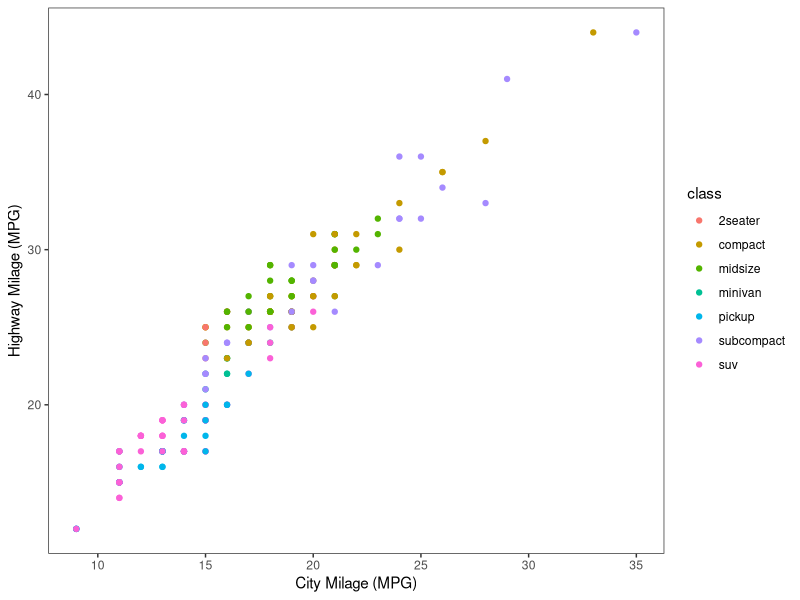
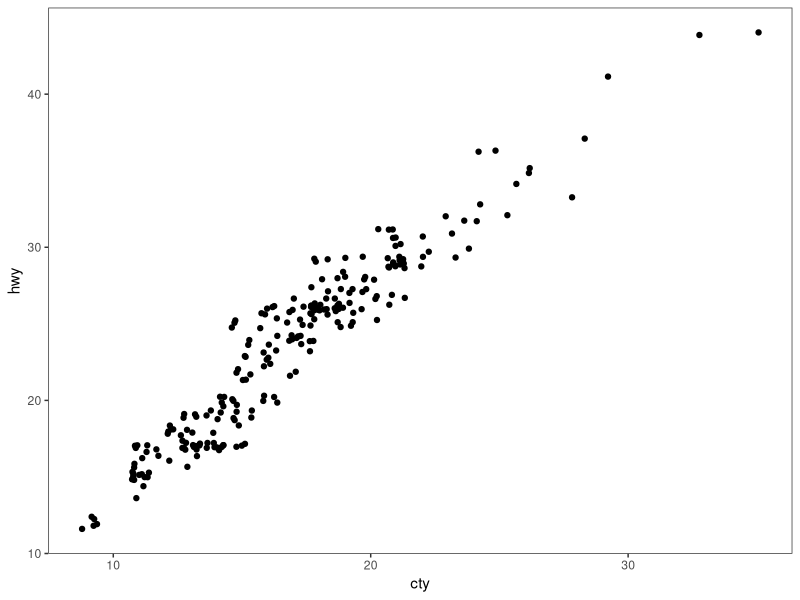
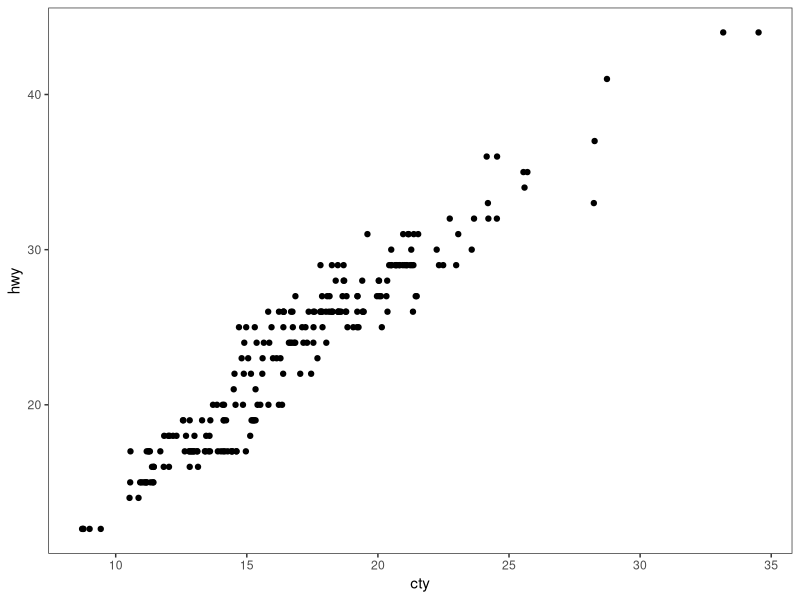
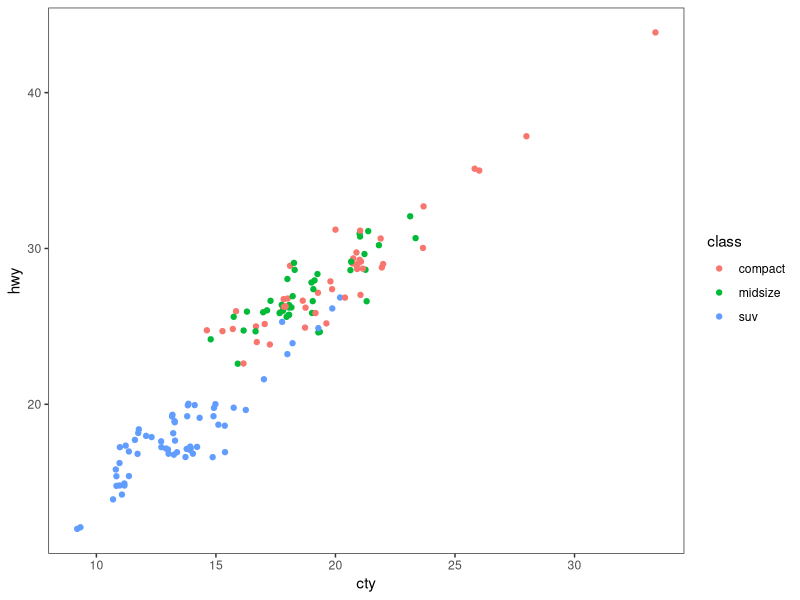
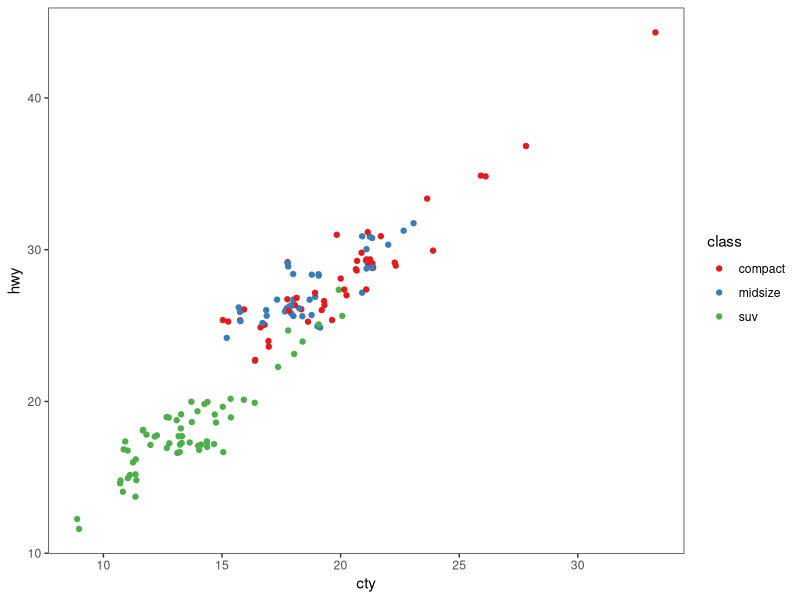
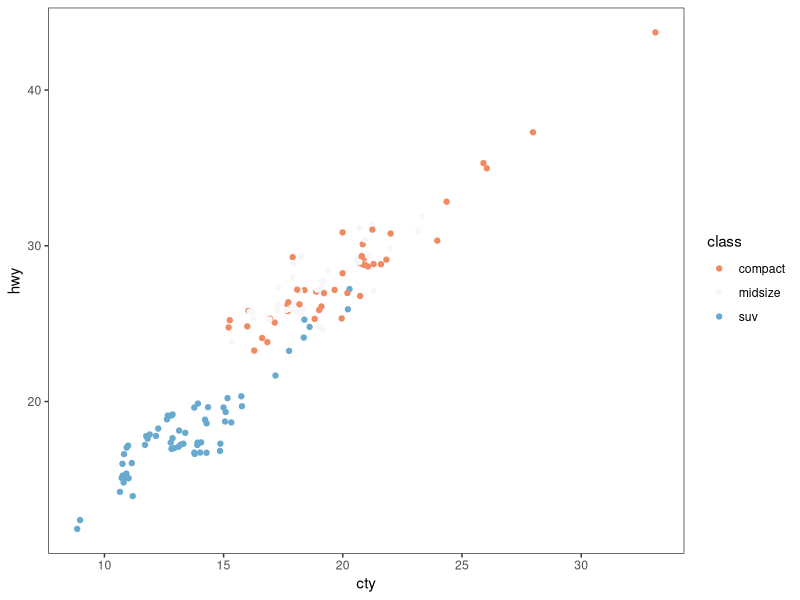
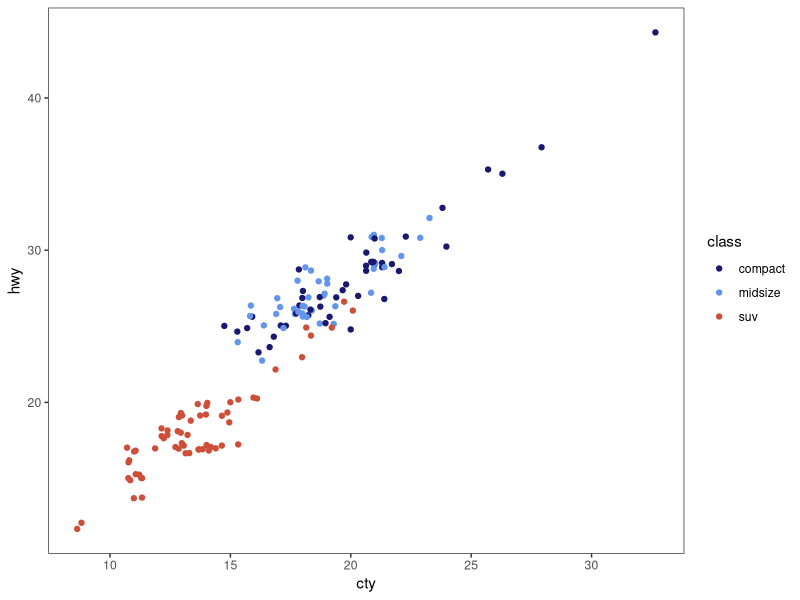
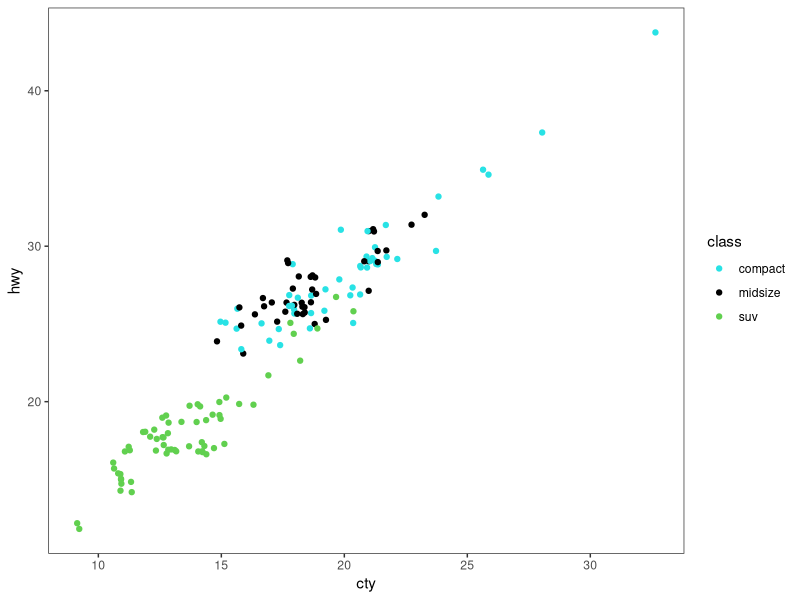

These charts were generated, in order, by the following R code: (Note: this script raises an error after producing the figures.)
# ---------------------------------------------------------- #
#### MODULE 3: Plot even more data!                       ####               
# ---------------------------------------------------------- #

## OBJECTIVE:
# 1. To develop a "grammar of graphics".
# 2. To become comfortable using ggplot2 for exploratory data visualization.


# ---------------------------------------------------------- #
#### SET UP:                                              ####
# ---------------------------------------------------------- #
# REMINDER: In RStudio, open the Rproject for our course (UNCG_DataWrangling), 
# pull any changes from GitHub, and navigate to the branch you created for 
# yourself (just a single branch for the whole semester) in RStudio's Git tab.
# Open this week's assignment in this new branch to complete and submit on GitHub.
# Ideally, you'll commit your answers a bit at a time as you work through
# this assignment, rather than committing all at once at the end.

# Reminder of some helpful resources for graphing in R:
# ggplot Cookbook: http://www.cookbook-r.com/Graphs/
# Official ggplot2 Book: https://ggplot2-book.org/
# Themes in ggplot2: https://ggplot2-book.org/polishing.html#themes

# In ggplot2, aesthetic means “something you can see”. Each aesthetic is a
# mapping between a visual cue and a variable.
# Examples include:
# position (i.e., on the x and y axes)
# color (“outside” color)
# fill (“inside” color)
# shape (of points)
# line type
# size

# Each type of geometric object (geom) accepts only a subset of all aesthetics.
# Refer to the geom help pages to see what mappings each geom accepts. Aesthetic
# mappings are set with the aes() function.

# TASK: We will be using the ggplot2 package for graphing. Fortunately, ggplot2 
# is nested within the tidyverse package (along with many others).
# Start by writing code to load the tidyverse library.
# HINT: see the end of assignment #1 if you forgot how to load a package.
library(tidyverse)

# TASK: Write code below to set your theme to black and white and both your major
# AND minor gridlines to element_blank for all plots you'll be making today.
# HINT: Check back to last week's assignment section 1.9 for setting themes for
# all plots.
theme_set(theme_bw())
theme_update(panel.grid.major=element_blank(),
          panel.grid.minor=element_blank())

# ---------------------------------------------------------- #
#### 1.0 CORRELATION                                      ####
# ---------------------------------------------------------- #

# We learned how to make correlations last week, but it never hurts to get
# more practice! Let's start by using a data set built into ggplot2.
# The mpg dataset looks at the gas efficiency of different cars. Run the following
# code to load the data:
data(mpg, package = "ggplot2")

# TASK: Create a scatterplot (i.e., a dot plot) to relate city and highway mileage.
# Color the points by the class of car (class column) and label the x and y axis 
# to be more informative (City Mileage (MPG) vs Highway Mileage (MPG)).
# HINT: Refer back to last week's assignment or the ggplot help resources if you 
# forget how to make a scatterplot.
ggplot(mpg, aes(x = cty, y = hwy)) +
  geom_point(aes(color = class)) +
  xlab('City Milage (MPG)') +
  ylab('Highway Milage (MPG)')

# Looks alright, but the graph may be hiding some information...
# QUESTION: How many data points are in the mpg dataframe?
#234 data points

# QUESTION: Approximately how many dots are in the graph you just made? How does
# that compare to the number of observations in the dataframe?
#maybe 60-70 points on the graph, much less than in the dataframe

# Try another correlation-focused geom that addresses this problem by running
# the following code:
ggplot(data=mpg, aes(x=cty, y=hwy)) + 
  geom_jitter()

# QUESTION: What happened when you created the plot with geom_jitter?
#all data points are present in the graph

# QUESTION: Run the code to create a plot using geom_jitter a second time. Then run it
# again and again. What happens each time? Why is this happening?
#the points move slightly everytime the code is ran

# TASK: The default in geom_jitter is to jitter (or slightly move) the points away
# from each other in both the x and y directions. Check the help file for geom_jitter
# and write code below to make a graph where you jitter points in only the x-dimension
# by 0.5.
ggplot(data=mpg, aes(x=cty, y=hwy)) + 
  geom_jitter(width = .5, height = 0)

# ---------------------------------------------------------- #
#### 1.1 DETOUR! COLORS, COLORS, COLORS                   ####
# ---------------------------------------------------------- #

# Our world is so colorful, and our graphs can be too! But we want to be mindful
# of our color choices to not only be beautiful, but also informative and accessible.

# TASK: Create a new dataframe that filters our mpg data down to only information
# for car classes compact, midsize, and suv using an %in% statement. Name your 
# new dataframe mpgSubset.
# HINT: Refer back to the Transform assignment if you want help with %in% (or 
# try googling!)
mpgSubset <- mpg %>% 
  filter(class %in% c('compact', 'midsize', 'suv'))

# ggplot has lots of nice (and some not so nice) built-in color palettes that we 
# can use to fill our bars with color. Try running the following code:
ggplot(data=mpgSubset, aes(x=cty, y=hwy, color=class)) +
  geom_jitter()

# The code above supplies us with ggplot's default color palette, which I find not
# so pleasing. Let's try to change this!

# We can add a statement specifying the scale of colors we would prefer. One way
# to do this is to use other pre-set palettes from ggplot. Run the code below to 
# ask ggplot to use the color brewer's palette called Set 1.
ggplot(data=mpgSubset, aes(x=cty, y=hwy, color=class)) +
  geom_jitter() +
  scale_color_brewer(palette="Set1")

# Alternatively, we could use the "RdBu" palette:
ggplot(data=mpgSubset, aes(x=cty, y=hwy, color=class)) +
  geom_jitter() +
  scale_color_brewer(palette="RdBu")

# QUESTION: Investigate the color brewer's range of palettes at this website: 
# https://r-graph-gallery.com/38-rcolorbrewers-palettes.html
# What do you notice about the colors chosen from each of the palettes that we
# used above? (i.e., does it use the first three colors in the palette? The last
# three? Some other combination?)
# it uses distant colors for eachother within the palette

# We could also pick out EXACTLY which colors we want for our figure. 
# There are 4 main ways to specify colors in R:
### by name
### by number
### by Hex code
### with the rgb() function

# By Name: R allows you to call more than 600 colors by name! Run the following
# code to see a list:
colors()

# We can put in the colors we chose for each variable by adding the 
# scale_color_manual() function to our plot. Try it out by running the following
# code:
ggplot(data=mpgSubset, aes(x=cty, y=hwy, color=class)) +
  geom_jitter() +
  scale_color_manual(values=c('midnightblue', 'cornflowerblue', 'tomato3'))


# You can also chose colors by number, which are assigned in R.

# TASK: Copy and paste the code to make our scatterplot and replace the color names
# with three numbers of your choice (between 1 and 657). How does your new figure look?
# HINT: remember to remove the quotation marks when calling numbers.
ggplot(data=mpgSubset, aes(x=cty, y=hwy, color=class)) +
  geom_jitter() +
  scale_color_manual(values=c(117, 305, 555))

# QUESTION: How do you think you could figure out which color name belongs to
# each color number?
# HINT: Try creating a dataframe from color() by passing it into the
# as.data.frame() function.
as.data.frame(color())

# You can also chose colors by Hex code. A Hex color code is a 6-symbol code made
# of up to three 2-symbol elements (6 symbols in length all together). Each of 
# the 2-symbol elements represents a color value in the Red-Green-Blue (RGB) color
# scale from 0 to 255. Hex codes are written with a # in front of them. Let's try
# out calling our colors using hex code.
ggplot(data=mpgSubset, aes(x=cty, y=hwy, color=class)) +
  geom_jitter() +
  scale_color_manual(values=c('#191970', '#6495ED', '#FF6347'))

# There are two great things about hex codes. First, you can call ANY color you 
# want with a hex code. That is, you're not limited to the 657 colors that are
# in ggplot. By specifying the color by hex code, you can pick literally anything!

# TASK: Google the search term "color picker". This should bring up google's color
# picker (in addition to a billion other color picking websites). Use this color
# picker to generate the hex codes for three new colors of your choice. Then copy
# and paste the above code, replacing the hex codes with your color choices.
ggplot(data=mpgSubset, aes(x=cty, y=hwy, color=class)) +
  geom_jitter() +
  scale_color_manual(values=c('#14D418', '#5994B0', '#E137E5'))

# The second great thing about hex codes is that you can control the transparency
# of your colors. Transparency is set in a hex code by adding two extra symbols
# to the end, which together make up the "alpha" element. Adding 00 to the end 
# of your hex code will make your color completely transparent, while adding FF 
# to the end will make it completely opaque. Any number/letters in-between will 
# result in partial transparency. You can find a complete list of transparencies
# between 0-100% here: https://gist.github.com/lopspower/03fb1cc0ac9f32ef38f4

# TASK: Try out transparency by copying and pasting your graph code below and
# adding the alpha element to the end of each of your hex codes to make your
# first color 0% transparent, your second color 50% transparent, and your third
# color 100% transparent.
ggplot(data=mpgSubset, aes(x=cty, y=hwy, color=class)) +
  geom_jitter() +
  scale_color_manual(values=c('#14D418FF', '#5994B080', '#E137E500'))

# QUESTION: What happened to the point that you set to 100% transparent?
#it disappeared

# Finally, we can set our colors using the rgb() function. This operates very
# similarly to the hex code, where you can pick exactly the color and transparency
# you want. Try it out by running the following code:
ggplot(data=mpgSubset, aes(x=cty, y=hwy, color=class)) +
  geom_jitter() +
  scale_color_manual(values=c(rgb(.10, .10, .44, .5), rgb(.39, .58, .93, .5), rgb(1.0, .39, .28, .5)))

# TASK: Modify the above code to make all of your points 50% transparent.
#4th value or rgb is opacity

# There are so many inventive and artistic people in the world who have expanded
# the offerings for colors in ggplot. Check out some notable ones listed below
# when choosing colors for this assignment.
### Color-blind friendly palettes: https://github.com/JLSteenwyk/ggpubfigs
### Color palettes from vintage National Parks posters: https://github.com/katiejolly/nationalparkcolors
### Color palettes based on Wes Anderson movies: https://github.com/karthik/wesanderson
### Color palettes from famous Dutch paintings: https://github.com/EdwinTh/dutchmasters


# ---------------------------------------------------------- #
#### 1.2 DETOUR! LEGENDS                                  ####
# ---------------------------------------------------------- #

# When you specify colors in your ggplot code, R throws in a bonus legend for free!
# However, this legend is often not as clear or visually appealing as we might 
# prefer. But as with all geometric objects in ggplot, legends can be easily altered.

# Run the following code to create a scatter plot. Feel free to modify the colors
# as you prefer!
ggplot(data=mpgSubset, aes(x=cty, y=hwy, color=class)) +
  geom_jitter()

# QUESTION: Where did ggplot get the legend title and values from?
#from the 'class' column in the mpg dataset

# We could change the title and values in our legend by altering the dataframe
# we are passing into ggplot. But that seems a bit drastic. Instead, we can 
# lean on the same code that specifies our color picks to alter the legend text.
# Try it out by running the following code:
ggplot(data=mpgSubset, aes(x=cty, y=hwy, color=class)) + #call dataset and set x/y variables and color by class
  geom_jitter() + #jitter/dot plot
  scale_color_manual(values=c('#FCBA03', '#380754', '#496916'), #set colors for classes
                     name='Class of Car', #title legend
                     breaks=c('suv', 'midsize', 'compact'), #set legend with correct points
                     labels=c('SUV', 'Midsize', 'Compact')) #rename legend contents


# TASK: Label each line of the code above with what it is doing.
# HINT: Check the scale_color_manual help file or ggplot Cookbook for more info.


# IMPORTANT: It is important to pay attention to the order you provide ggplot with 
# your color choices and legend labels! Try running the following code:
ggplot(data=mpgSubset, aes(x=cty, y=hwy, color=class)) + 
  geom_jitter() + 
  scale_color_manual(values=c('#FCBA03', '#380754', '#496916'), 
                     name='Class of Car', 
                     breaks=c('suv', 'midsize', 'compact'), 
                     labels=c('Compact', 'SUV', 'Midsize')) 


# QUESTION: What is wrong with the code above? Why is it so important to be
# careful with the order you pass information into ggplot?
#the graph shows SUVs getting better gas milage than compact cars which is generally incorrect. Its important to make sure your legend and data match up

# While changing the legend text and factor order takes place in the scale_color_manual
# step, moving the legend around on the graph page is part of the graph theme. We
# can try this out using the code below:
ggplot(data=mpgSubset, aes(x=cty, y=hwy, color=class)) + 
  geom_jitter() + 
  theme(legend.position='top')


# TASK: Modify the code above to have the legend display along the bottom of
# the figure.
ggplot(data=mpgSubset, aes(x=cty, y=hwy, color=class)) + 
  geom_jitter() + 
  theme(legend.position='bottom')

# We can also have the legend located within the area of the graph itself! We can 
# do this by specifying the coordinates for where the legend should go within the
# graph axes. First we set the legend position and then we set the anchoring 
# position by justifying the legend.
### bottom left: 0,0
### bottom right: 1,0
### top left: 0,1
### top right: 1,1

# Try it out by running the following code:
ggplot(data=mpgSubset, aes(x=cty, y=hwy, color=class)) + 
  geom_jitter() + 
  theme(legend.position=c(1,0), legend.justification=c(1,0))

# QUESTION: What happens if you don't include the code for legend justification
# above?
#the legend is only partially visible, going beyond the view of the graph

# TASK: Copy and paste the code from above. Modify it to place the legend in the
# upper left part of the graph.
ggplot(data=mpgSubset, aes(x=cty, y=hwy, color=class)) + 
  geom_jitter() + 
  theme(legend.position=c(0,1), legend.justification=c(0,1))

# Finally, we might want to remove the legend altogether! We would do so by
# modifying the theme as well. 

# TASK: Check the ggplot cookbook to find the legends section. Read what it says 
# about removing the legend. Then copy and paste the graph code from above. Modify
# the code to remove the legend.
ggplot(data=mpgSubset, aes(x=cty, y=hwy, color=class)) + 
  geom_jitter() + 
  theme(legend.position="none")

# ---------------------------------------------------------- #
#### 2.0 DEVIATION                                        ####
# ---------------------------------------------------------- #

# Used to compare variation in values between small number of items (or categories) 
# with respect to a fixed reference.

# Whether the graphical type is a deviation graph or a composition graph (or a 
# ranking graph) may depend on the underlying data structure.

# We used geom_bar() last week with factor data to create a bar graph. But
# geom_bar() is a bit tricky because it can make EITHER a bar graph or a histogram
# depending on the data you give it. The default of geom_bar() is to set stat to 
# count so if you give it just a continuous x value, it will make a histogram. Try
# it with the following code:
ggplot(data=mpg, aes(x=hwy)) + 
  geom_bar()

# In order to have the geom create bars and not a histogram, you must:
# 1) Set stat = identity
# 2) Provide both an x and a y inside the aes(), where x is either a character 
# or factor and y is numeric.

# TASK: Create a dataframe of summary statistics for the mpg data, calculating the
# mean, standard deviation, and standard error for highway mpg grouping by class.
# Name the resulting dataframe highwayMPG and your new variables hwy_mean, hwy_sd,
# and hwy_se.
# HINT: Look back at the Transform assignment if you forget how to summarize the
# data. Also recall, standard error = 1.96*standard deviation.


# TASK: Create a bar graph showing the average highway MPG on the y-axis and 
# car class on the x-axis. Fill the bars by class. Add in error bar caps that are 20%
# the width pf the bars.
# HINT: Don't forget to change stat from the default in your geom_bar() statement!


# ---------------------------------------------------------- #
#### 2.1 DETOUR! COLORS AND LEGENDS, AGAIN                ####
# ---------------------------------------------------------- #

# Recall that some geometric elements require fills instead of (or sometimes in
# addition to) colors.

# TASK: Create a bar graph with the mpg summary stats with the following parameters:
# (1) Black bar outline
# (2) Bars filled with the color brewer palette "Dark2" using the scale_fill_manual
#     statement
# (3) No legend
# (4) Informative x- and y-axis labels. 

# HINT: Carefully consider whether your color and/or fill should go within an aes() 
# statement, the scale_fill_manual or scale_color_manual statements, or neither.
# If in doubt, try a bunch of ways until it looks how we want it. And consult 
# your helpful ggplot resources on the web.


# ---------------------------------------------------------- #
#### 2.2 DETOUR! AXIS MODIFICATIONS                       ####
# ---------------------------------------------------------- #

# Run the following code, feeling free to modify colors as you prefer:
ggplot(data=highwayMPG, aes(x=class, y=hwy_mean, fill=class)) +
  geom_bar(stat='identity') 

# QUESTION: Where is ggplot getting the x-axis tick labels from?


# Often our tick labels are not the best. We can modify them to be more informative
# or visually appealing by directly modifying the dataframe, but again this feels
# a bit extreme. Instead, we can directly modify the scale of the axis. For axes
# that deal with categories, we are setting the discrete scale. Try it out by
# running the following code:
ggplot(data=highwayMPG, aes(x=class, y=hwy_mean, fill=class)) +
  geom_bar(stat='identity') +
  scale_x_discrete(labels=c('sport', 'compact', 'midsize', 'minivan', 'pickup', 'subcompact', 'SUV'))

# We can also change the scale of the continuous axes, including how large they are
# and where the tick marks fall as follows:
ggplot(data=highwayMPG, aes(x=class, y=hwy_mean, fill=class)) +
  geom_bar(stat='identity') +
  scale_y_continuous(breaks=seq(0, 50, 10)) +
  coord_cartesian(ylim=c(0,50))

# QUESTION: Try running the code above without the coord_cartesian() statement. 
# What is surprising about the resulting graph? Based on this result, what do you
# think the coord_cartesian() statement does?


# We can also add a statement into the scale discrete or continuous statements
# to name our axes, rather than putting in a whole separate step of xlab() or ylab().
# Try it out with the following code:
ggplot(data=highwayMPG, aes(x=class, y=hwy_mean, fill=class)) +
  geom_bar(stat='identity') +
  scale_x_discrete(name='Class of Car') +
  scale_y_continuous(name='Mean Highway MPG')


# Finally, we can flip our axes easily in ggplot as follows:
ggplot(data=highwayMPG, aes(x=class, y=hwy_mean, fill=class)) +
  geom_bar(stat='identity') +
  coord_flip()


# TASK: Let's put it all together. Make a graph of the mpg summary stats with the
# following specifications:
# (1) color by class of car using a color scheme of your choice (not the default)
# (2) plot the class of car on the x-axis and the highway MPG on the y axis
# (3) include better names for the x- and y-axis titles
# (4) include better names for the car classes
# (5) set the scale of the highway mpg to run from 0 to 30 with breaks every 5 
# (6) flip your axes
# (7) remove the legend


# ---------------------------------------------------------- #
#### 3.0 RANKING                                          ####
# ---------------------------------------------------------- #
# Used to compare the position or performance of multiple items with respect to 
# each other. Actual values matters somewhat less than the ranking.

# TASK: Create a dataframe of summary statistics for the mpg data, calculating the
# mean, standard deviation, and standard error for CITY mpg grouping by class.
# Name the resulting dataframe cityMPG and your new variables city_mean, city_sd,
# and city_se.
# HINT: Look back at the Transform assignment if you forget how to summarize the
# data. Also, standard error = 1.96*standard deviation.


# Now we want to plot our data in order from smallest to largest city MPG to get
# a ranking. To do so, we need to use the reorder() function to rearrange the data
# going into our x-axis.
ggplot(cityMPG, aes(x=reorder(class, city_mean), y=city_mean)) + 
  geom_bar(stat="identity")

# TASK: Recreate the above ranking figure to include the following:
# (1) class of car on the x-axis with informative axis and tick labels
# (2) MPG ordered from highest to lowest (hint: try google if you're unsure)
# (3) bars with dary grey outlines and filled by class with your favorite color scheme
# (4) error bars with end caps 30% the width of the bars
# (5) y-axis from 0 to 30 with tick marks every 5
# (6) no legend.


# ---------------------------------------------------------- #
#### 4.0 DISTRIBUTION                                     ####
# ---------------------------------------------------------- #
# When you have lots and lots of data points and want to study where and how the
# data points are distributed.

# Histograms can be accomplished with either geom_bar() or geom_histogram()
ggplot(mpg, aes(hwy)) + 
  geom_histogram()

# TASK: Recreate the graph above, but using geom_bar() instead


# TASK: Try making a histogram with the categorical variable 'manufacturer'.
# What error message do you get?


# QUESTION: What happens when you follow the advice of the error message and 
# make stat='count'?
ggplot(mpg, aes(manufacturer)) + 
  geom_histogram(stat="count")


# TASK: Make a boxplot comparing the distribution of cty (city mileage) for
# each class of car.
# HINT: Look back to last week if you forget how to make a boxplot.


# We can also make a different type of distribution, a violin plot using the 
# geom_violin statement as follows:
ggplot(mpg, aes(x=class, y=cty)) + 
  geom_violin()

# QUESTION: What does a violin plot show? Check google if you're unsure.


# ---------------------------------------------------------- #
#### 5.0 COMPOSITION                                      ####
# ---------------------------------------------------------- #
# Bar charts and pie charts are classic ways of showing composition of a dataset.

# TASK: Let's get some data for this task by determining the number of cars from 
# each car manufacturer in our mpg dataframe. We can do this as follows:
manufacturerFreq <- mpg %>% 
  group_by(manufacturer) %>% 
  summarize(frequency=length(manufacturer)) %>% 
  ungroup()

# TASK: Make a bar graph of the number of cars (frequency) by manufacturer using
# the dataframe we created above.


# We can switch the bar chart you created above into a pie chart simply by changing
# the coordinate system through a series of steps as follows:

ggplot(manufacturerFreq, aes(x=manufacturer, y=frequency)) +
  geom_bar(stat="identity") +
  coord_polar()

ggplot(manufacturerFreq, aes(x=manufacturer, y=frequency, fill=manufacturer)) +
  geom_bar(stat="identity") +
  coord_polar()

ggplot(manufacturerFreq, aes(x="", y=frequency, fill=manufacturer)) +
  geom_bar(stat="identity", width=1) +
  coord_polar()

ggplot(manufacturerFreq, aes(x="", y=frequency, fill=manufacturer)) +
  geom_bar(stat="identity", width=1) +
  coord_polar(theta="y")

ggplot(manufacturerFreq, aes(x="", y=frequency, fill=manufacturer)) +
  geom_bar(stat="identity", width=1) +
  coord_polar(theta="y", start=0) +
  theme_void() +
  theme(legend.title = element_text(size = 12.5), 
        legend.text  = element_text(size = 8.5),
        legend.key.size = unit(.75, "lines"))

# TASK: Annotate the code below to describe what each line does:
ggplot(manufacturerFreq, aes(x="", y=frequency, fill=manufacturer)) +
  geom_bar(stat="identity", width=1) +
  coord_polar(theta="y", start=0) +
  theme_void() +
  theme(legend.title = element_text(size = 12.5), 
        legend.text  = element_text(size = 8.5),
        legend.key.size = unit(.75, "lines"))


# ---------------------------------------------------------- #
#### 6.0 CHANGE                                           ####
# ---------------------------------------------------------- #

# Time series are often best visualized with line graphs. Let's try this out
# with some new data:
data("economics")

# TASK: Use the economics dataset to plot the number of people who are unemployed
# over time (unemploy vs date). Make a scatterplot, then connect the points with 
# lines using geom_line().
# HINT: use ?economics to get more information about this dataset.




# ---------------------------------------------------------- #
#### GROUPS AND MAPS                                      ####
# ---------------------------------------------------------- #

# Let's save these for group project options, this assignment is really long!









# REMEMBER: Save and push your script when you're done with this assignment!
